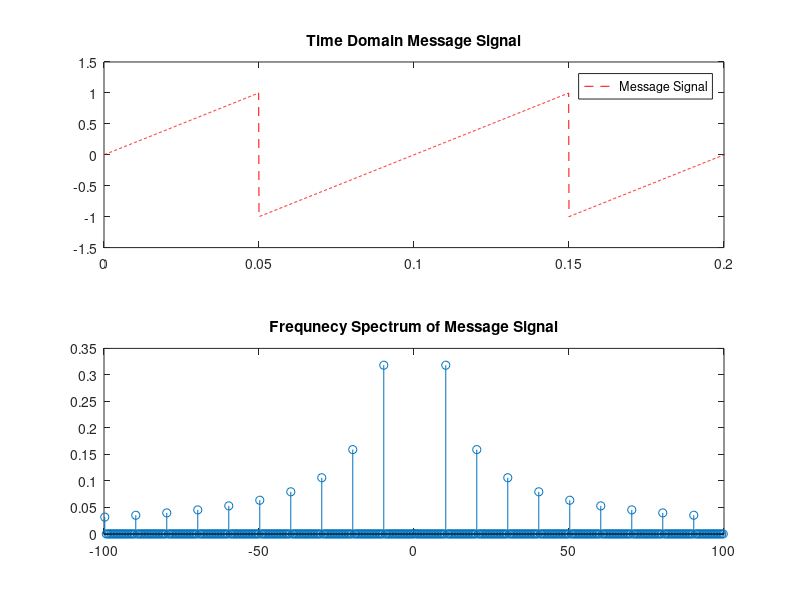
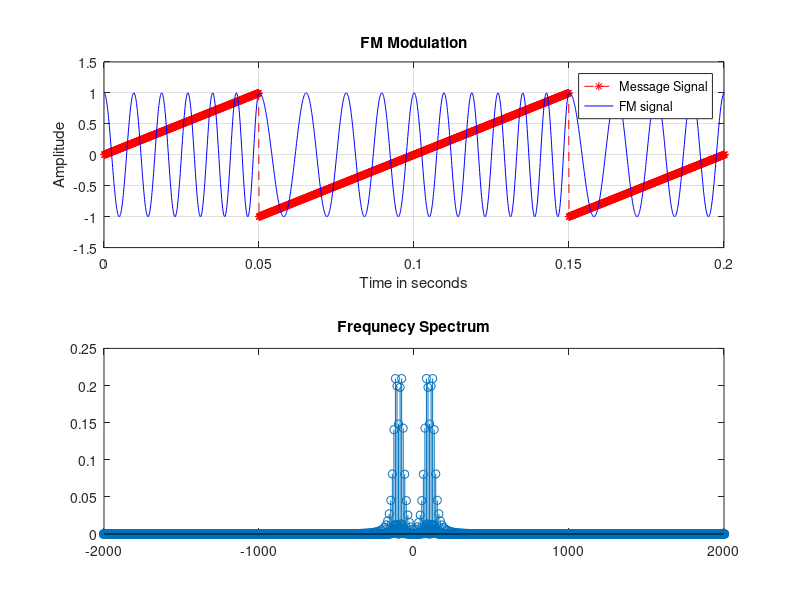
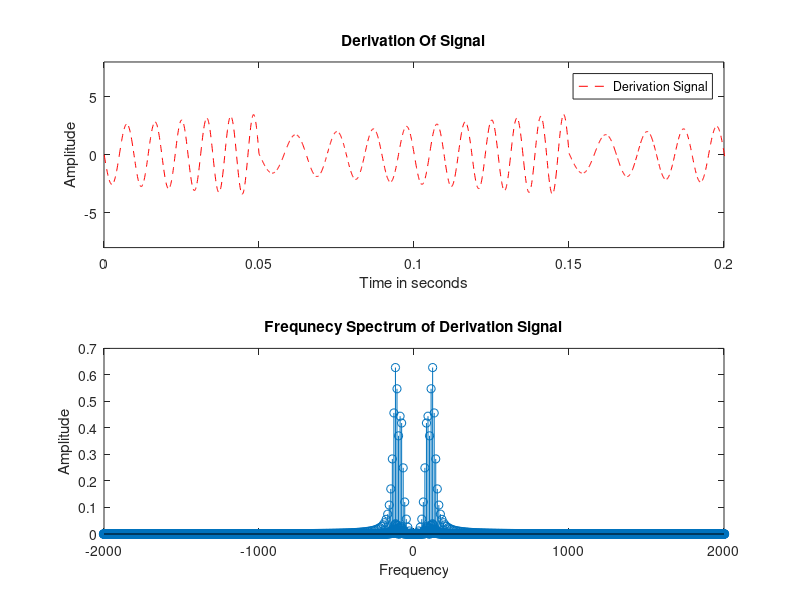

Write the MATLAB code that produced these figures, in order. (Note: this script raises an error after producing the figures.)
clc
clear
close
fs = 1e4;
ts = 1 / fs;
T = 2;
t = ts:ts:T;
mp = 1;
fm = 10; % Bandwidth

m = sawtooth(2*pi*fm*t-pi);
figure(1)
subplot(2,1,1)
plot(t,m,'r--')
legend('Message Signal')
title('Time Domain Message Signal')
axis([0 2/fm -1.5 1.5])

%Frequnecy Spectrum of Message Signal
n = length(m);
fre = fftshift(fft(m,n)); %Computes the Fourier Transform ( y-axis)
f = (-(n-1)/2 : (n-1)/2)*(fs/n);%generates the discrete frequency (x-axix)
subplot(2,1,2)
stem(f,abs(fre)/n) % W = 2 (Delta_f + B) = 2(200 + 10) = 420Hz
xlim([-100 100])
title('Frequnecy Spectrum of Message Signal')

%FM Signal
kf =80*pi; % delta f = kf*mp / 2*pi  = 400*pi*1 / 2*pi = 200
m_intg = kf*ts*cumsum(m);%Numerical Integration 
fc = 1e2;
A = 1; 
s = A*cos(2*pi*fc*t + m_intg);%Fm signal
figure(2)
subplot(2,1,1)
plot(t,m,'r--*')
hold on
plot(t,s,'b')
axis([0 2/fm -1.5 1.5])
grid on
xlabel('Time in seconds')
ylabel('Amplitude')
legend('Message Signal','FM signal')
title('FM Modulation')

%Frequnecy Spectrum of FM signal
n = length(s);
fre = fftshift(fft(s,n)); %Computes the Fourier Transform ( y-axis)
f = (-(n-1)/2 : (n-1)/2)*(fs/n);%generates the discrete frequency (x-axix)
figure(2)
subplot(2,1,2)
stem(f,abs(fre)/n) % W = 2 (Delta_f + B) = 2(200 + 10) = 420Hz
xlim([-2000 2000])
title('Frequnecy Spectrum')


%Derivation
s_der  = diff([s(1) s])/ts/kf; %Numerical Derivation
figure(3)
subplot(2,1,1)
plot(t,s_der,'r--')
title('Derivation Of Signal')
legend('Derivation Signal')
xlabel('Time in seconds')
ylabel('Amplitude')
axis([0 2/fm -8 8])

%Spectrum Of Derivation Signal
n = length(s_der);
fre = fftshift(fft(s_der,n)); %Computes the Fourier Transform ( y-axis)
f = (-(n-1)/2 : (n-1)/2)*(fs/n);%generates the discrete frequency (x-axix)
figure(3)
subplot(2,1,2)
stem(f,abs(fre)/n) % W = 2 (Delta_f + B) = 2(200 + 10) = 420Hz
xlim([-2000 2000])
title('Frequnecy Spectrum of Derivation Signal')
xlabel('Frequency')
ylabel('Amplitude')

%Envelope Block
m_rec = envelope(s_der);
figure(4)
subplot(2,1,1)
plot(t,m_rec,'r')
xlim([0 4/fm])
xlabel('Time')
ylabel('Amplitude')
legend('Recovered Messsage')
title('Envelope Block')
figure(4)
n = length(m_rec);
fre = fftshift(fft(m_rec,n)); %Computes the Fourier Transform ( y-axis)
f = (-(n-1)/2 : (n-1)/2)*(fs/n);%generates the discrete frequency (x-axi
subplot(2,1,2)
stem(f,abs(fre)/n)
xlim([-100 100])
title('Frequnecy Spectrum of Envelope Block')
xlabel('Frequency')
ylabel('Amplitude')



% DC Blocker
m_rec = m_rec - mean(m_rec);
figure(5)
subplot(2,1,1)
plot(t,m_rec,'r')
xlabel('Time')
ylabel('Amplitude')
legend('Recovered Messsage')
title('DC Block')
axis([0 4/fm -1.5 1.5])
figure(5)
n = length(m_rec);
fre = fftshift(fft(m_rec,n)); %Computes the Fourier Transform ( y-axis)
f = (-(n-1)/2 : (n-1)/2)*(fs/n);%generates the discrete frequency (x-axi
subplot(2,1,2)
stem(f,abs(fre)/n)
xlim([-100 100])
title('Frequnecy Spectrum of  DC Block')
xlabel('Frequency')
ylabel('Amplitude')
